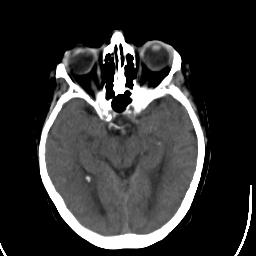
#> input picture data/raw/AANLIB/CT-MRI/test/CT/16010.png, 256 x 256 px
$ python -i utils.py   (imports and definitions only)
#> lines starting #> are read from the running program, lines starting #| are printed output that depends on the picture; after the words box and inside, x2 and y2 are one past the last pixel; in counts of white or black regions, pixels touching at a corner belong together
#> further down, picture is the input picture: shape (256, 256, 3); min 0, max 255, mean 49.1
from pathlib import Path

import cv2
import numpy as np
import torch

from src.fusion.decomposition import multiscale_fuse


def initial_fusion(source1, source2):
    return (0.5 * source1 + 0.5 * source2).clamp(0.0, 1.0)


# [7 lines left out: function fusion_reference, not called in this run]


def tensor_to_uint8(tensor):
    image = tensor.detach().clamp(0.0, 1.0).squeeze().cpu().numpy()
    return (image * 255.0).round().astype("uint8")


# [60 lines left out: functions tensor_to_numpy01, uint8_to_tensor, save_tensor_image, save_uint8_image, percentile_normalize, brain_mask and 1 more, not called in this run]


def presentation_enhance_grayscale(image, output_size=512, local_contrast=True, unsharp=True):
    """Presentation-quality enhancement for grayscale fused images.

    Pipeline (in order):
      1. Percentile normalise (1st / 99th) → full [0, 255] range
      2. NLMeans denoising   – removes diffusion-model noise before sharpening
      3. CLAHE               – strong local contrast  (clipLimit=2.2)
      4. Unsharp mask        – high-frequency sharpening  (σ=1.0, α=0.40)
      5. Percentile normalise again to restore full dynamic range
      6. Upscale to output_size × output_size with Lanczos4
    """
#> called with output_size = 512, local_contrast = True, unsharp = True
    image = np.clip(np.asarray(image, dtype="float32"), 0.0, 1.0)
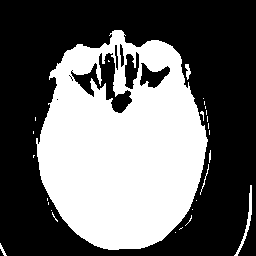
#> image: shape (256, 256, 3) float32; values 0 (black) and 1 (white), 40.6% white; 27 white regions (21 under 20 px), largest, box (x1, y1, x2, y2) and area: (36, 30, 208, 250) 26174, (234, 185, 252, 256) 212, (185, 64, 191, 80) 55, (200, 164, 209, 195) 37, (0, 243, 7, 256) 33, (209, 150, 211, 163) 20

    # Step 1: percentile normalise → full [0, 255]
    lo, hi = np.percentile(image, [1.0, 99.0])
#> lo = 0; hi = 1
    if hi > lo + 1e-8:
        image = np.clip((image - lo) / (hi - lo), 0.0, 1.0)
    u8 = (image * 255.0).round().astype("uint8")

    # Step 2: NLMeans denoising (removes diffusion-model noise before sharpening)
    u8 = cv2.fastNlMeansDenoising(u8, h=10, templateWindowSize=7, searchWindowSize=21)

    # Step 3: CLAHE – stronger local contrast recovery
    if local_contrast:
        clahe = cv2.createCLAHE(clipLimit=2.2, tileGridSize=(8, 8))
#> (the run stopped early here; a loop or call above may not have finished)

$ run again, on data/raw/AANLIB/CT-MRI/test/CT/16012.png
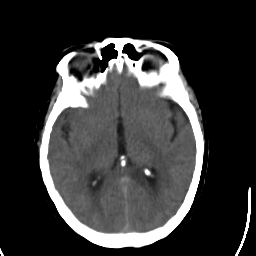
#> input picture data/raw/AANLIB/CT-MRI/test/CT/16012.png, 256 x 256 px
#> picture is the input picture: shape (256, 256, 3); min 0, max 255, mean 54.3
#> in presentation_enhance_grayscale, `image = np.clip(np.asarray(image, dtype="float32"), 0.0, 1.0)`:
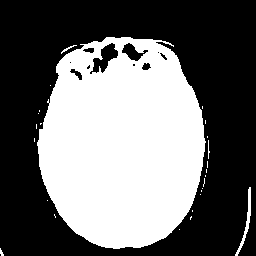
#> image: shape (256, 256, 3) float32; values 0 (black) and 1 (white), 42.4% white; 26 white regions (22 under 20 px), largest, box (x1, y1, x2, y2) and area: (37, 37, 206, 249) 27460, (235, 187, 251, 256) 214, (61, 45, 77, 54) 30, (208, 140, 210, 159) 21
#> lo = 0; hi = 1

$ run again, on data/raw/AANLIB/CT-MRI/test/CT/16015.png
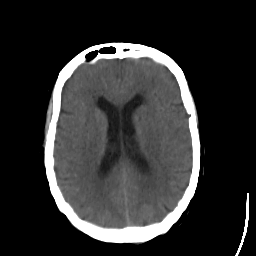
#> input picture data/raw/AANLIB/CT-MRI/test/CT/16015.png, 256 x 256 px
#> picture is the input picture: shape (256, 256, 3); min 0, max 255, mean 46.7
#> in presentation_enhance_grayscale, `image = np.clip(np.asarray(image, dtype="float32"), 0.0, 1.0)`:
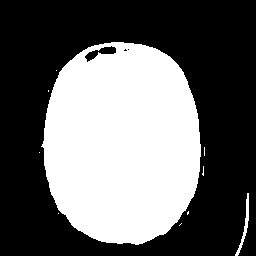
#> image: shape (256, 256, 3) float32; values 0 (black) and 1 (white), 39.8% white; 10 white regions (8 under 20 px), largest, box (x1, y1, x2, y2) and area: (41, 42, 201, 245) 25878, (235, 193, 249, 256) 190
#> lo = 0; hi = 1

$ run again, on data/raw/AANLIB/CT-MRI/test/CT/2010.png
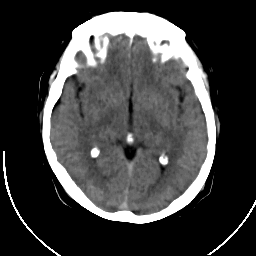
#> input picture data/raw/AANLIB/CT-MRI/test/CT/2010.png, 256 x 256 px
#> picture is the input picture: shape (256, 256, 3); min 0, max 255, mean 63.1
#> in presentation_enhance_grayscale, `image = np.clip(np.asarray(image, dtype="float32"), 0.0, 1.0)`:
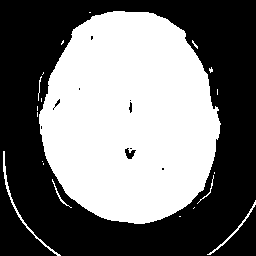
#> image: shape (256, 256, 3) float32; values 0 (black) and 1 (white), 46.2% white; 20 white regions (14 under 20 px), largest, box (x1, y1, x2, y2) and area: (39, 11, 221, 224) 29628, (3, 151, 61, 256) 278, (207, 200, 256, 255) 151, (52, 179, 72, 208) 55, (197, 175, 214, 204) 42, (38, 76, 42, 101) 28
#> lo = 0; hi = 1
